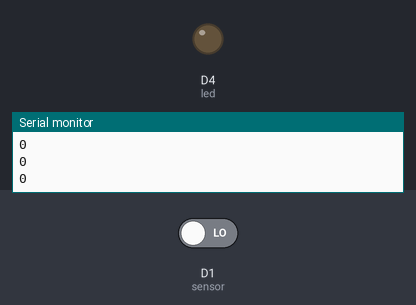
Bench run of a sketch on a simulated ESP8266 (NodeMCU). On the bench: output pins drawn as LEDs (lit = HIGH), the last lines printed to the serial monitor. The inputs (shaded band) are chosen by the test bench; at power-on: D1 (sensor) LOW.

Above: at 1.3 s.
1.4 s: D1 (sensor) driven HIGH
At 2.4 s:
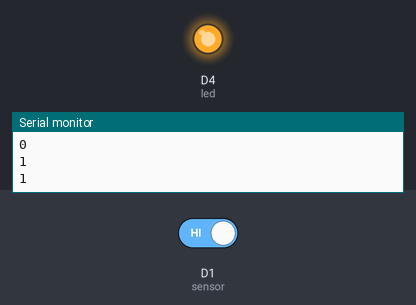
3.0 s: D1 (sensor) driven LOW
At 3.5 s:
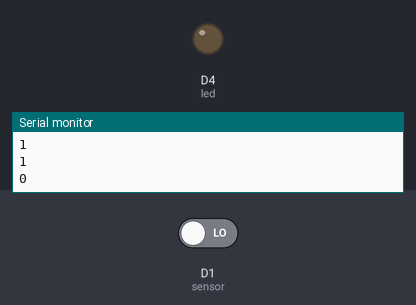
Timing chart, 0 to 6.0 s (numbered marks = the images above; inputs shaded):
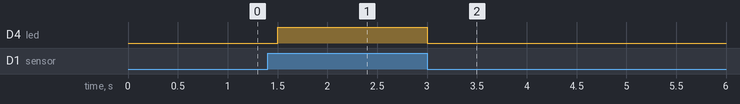

Measured:
- after the input at 1.4 s, D4 (led): LOW → HIGH after 0.10 s
- after the input at 3.0 s, D4 (led): HIGH → LOW at once

The sketch:

water_level_sensor.ino
```cpp
int led = D4;
int sensor = D1;
void setup() {
  pinMode(led, OUTPUT);
  pinMode(sensor, INPUT);
  Serial.begin(115200);
}

void loop() {
  Serial.println(digitalRead(sensor));
  if(digitalRead(sensor) == HIGH){
    digitalWrite(led, HIGH);
  }else{
    digitalWrite(led, LOW);
  }
  delay(500);
}
```
